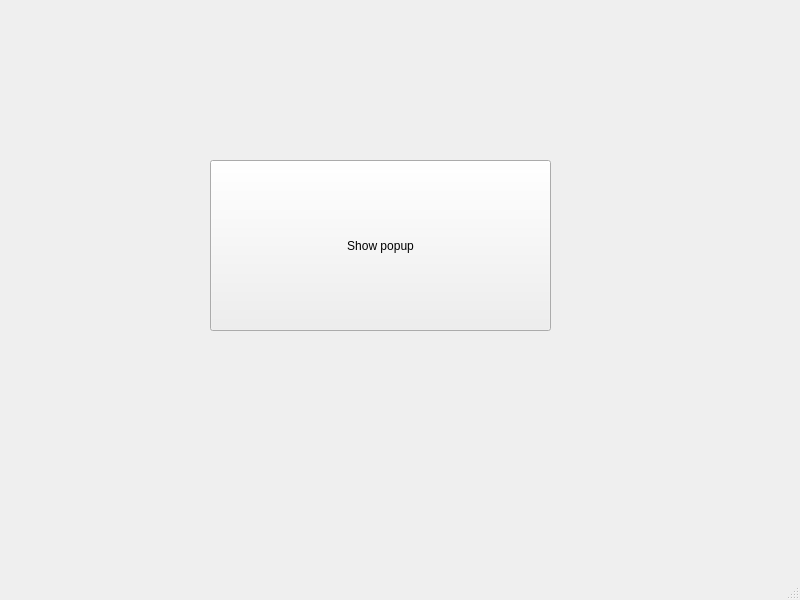
<?xml version="1.0" encoding="UTF-8"?>
<ui version="4.0">
 <class>MainWindow</class>
 <widget class="QMainWindow" name="MainWindow">
  <property name="geometry">
   <rect>
    <x>0</x>
    <y>0</y>
    <width>800</width>
    <height>600</height>
   </rect>
  </property>
  <property name="windowTitle">
   <string>MainWindow</string>
  </property>
  <widget class="QWidget" name="centralwidget">
   <widget class="QPushButton" name="button">
    <property name="geometry">
     <rect>
      <x>210</x>
      <y>160</y>
      <width>341</width>
      <height>171</height>
     </rect>
    </property>
    <property name="text">
     <string>Show popup</string>
    </property>
   </widget>
  </widget>
  <widget class="QMenuBar" name="menubar">
   <property name="geometry">
    <rect>
     <x>0</x>
     <y>0</y>
     <width>800</width>
     <height>22</height>
    </rect>
   </property>
  </widget>
  <widget class="QStatusBar" name="statusbar"/>
 </widget>
 <resources/>
 <connections/>
</ui>
